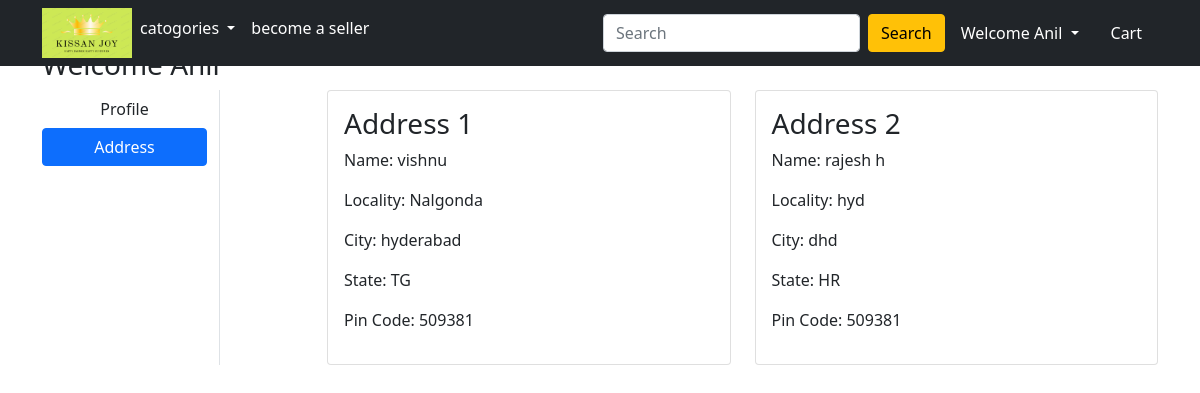
Page /address/ (signed in) on the earlier database version.
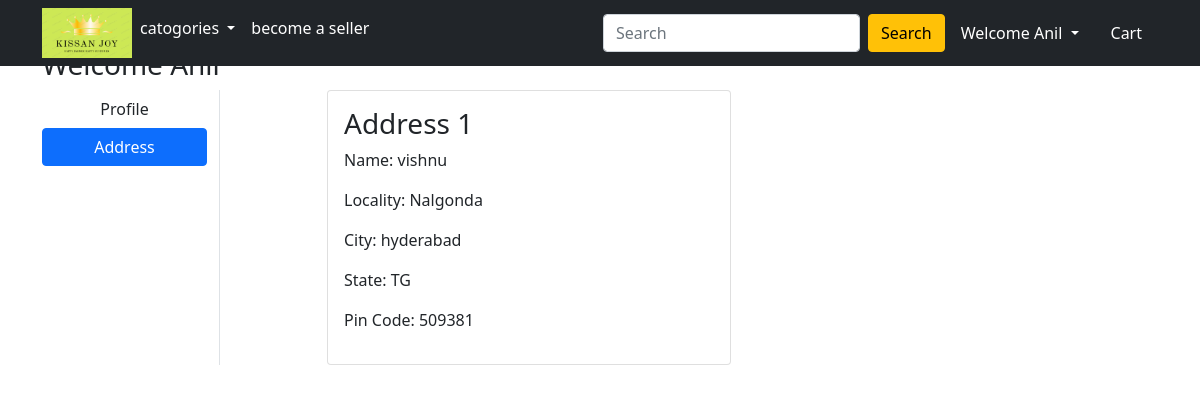
Same page on the later database version.
### kissan/models.py (models this page shows, shortened)
class Customer(models.Model):
    user=models.ForeignKey(User,on_delete=models.CASCADE)
    name=models.CharField(max_length=100)
    locality=models.CharField(max_length=100)
    city=models.CharField(max_length=20)
    pincode=models.IntegerField()
    state=models.CharField(choices=STATE_CHOICES,max_length=50)

### kissan/views.py (the view)
# urls.py: path('address/', views.address, name='address'),
@login_required
def address(request):
  add=Customer.objects.filter(user=request.user)
  return render(request, 'app/address.html',{'add':add})

### kissan/templates/app/address.html (shortened to what this page needs)
{% extends 'app/base.html' %}
{% load static %}
{% block main-content %}
<div class="container my-5">
 <div class="row">
 <h3>Welcome <span class='text-capitalize'>{{request.user}}</span></h3>
  <div class="col-sm-2 border-end">
   <ul class="list-unstyled">
    <li class="d-grid"><a href="{% url 'profile' %}" class="btn">Profile</a></li>
    <li class="d-grid"><a href="{% url 'address' %}" class="btn btn-primary">Address</a></li>
   </ul>
  </div>
  <div class="col-sm-9 offset-sm-1">
   <div class="row">
    {% for ad in add %}
    <div class="col-sm-6">
     <div class="card">
      <div class="card-body">
       <h3>Address {{forloop.counter}}</h3>
       <p>Name: {{ad.name}}</p>
       <p>Locality: {{ad.locality}}</p>
       <p>City: {{ad.city}}</p>
       <p>State: {{ad.state}}</p>
       <p>Pin Code: {{ad.pincode}}</p>
      </div>
     </div>
    </div>
{% endfor %}
   </div>
  </div>
 </div>
</div>
{% endblock main-content %}

### kissan/templates/app/base.html (shortened to what this page needs)
<!doctype html>
{% load static %}
<html lang="en">
  <head>
    <link href="https://cdn.jsdelivr.net/npm/bootstrap@5.0.0-beta1/dist/css/bootstrap.min.css" rel="stylesheet">
    <link rel="stylesheet" href="{% static 'app/css/owl.carousel.min.css' %}">
    <link rel="stylesheet" href="{% static 'app/css/all.min.css' %}">
    <link rel="stylesheet" href="{% static 'app/css/style.css' %}">
  </head>
  <body>
    <nav class="navbar navbar-expand-lg navbar-dark bg-dark fixed-top">
     <div class="container">
       <div class="collapse navbar-collapse" id="navbarSupportedContent">
         <ul class="navbar-nav me-auto mb-2 mb-lg-0">
          <li class="nav-item">
            <div class="img-one">
              <a href="/"><img  src="{% static 'app/images/banner/appLogo.png' %}" alt="" width="90" height="50"></a>
          </div>
          </li>
           <li class="nav-item dropdown">
             <a class="nav-link dropdown-toggle text-white" href="#" id="electronicsDropdown" role="button" data-bs-toggle="dropdown" aria-expanded="false">
               catogories
             </a>
           </li>
           <li class="nav-item">
            <a class="nav-link active" aria-current="page" href="{% url 'sellerHome' %}" target="_blank">become a seller</a>
          </li>
         </ul>
         <form class="d-flex">
           <input class="form-control me-2" type="search" placeholder="Search" aria-label="Search">
           <button class="btn btn-warning" type="submit">Search</button>
         </form>
         <div>
          <ul class="navbar-nav me-auto mb-2 mb-lg-0">
            {% if request.user.is_authenticated %}
           <li class="nav-item dropdown mx-2">
              <a class="nav-link dropdown-toggle text-white" href="#" id="profileDropdown" role="button" data-bs-toggle="dropdown" aria-expanded="false">
                Welcome {{request.user.username|capfirst}}
              </a>
            </li>
            <li class="nav-item mx-2">
             <a href="{% url 'showcart' %}" class="nav-link text-white"> Cart </a>
            </li>
            {% endif %}
          </ul>
         </div>
       </div>
     </div>
    </nav>
    {% block main-content %} {% endblock main-content %}
  </body>
</html>

Differences in the rows shown:
no longer on this page (row edited): Customer: name "rajesh h", locality "hyd", city "dhd", state "HR", pincode "509381"
